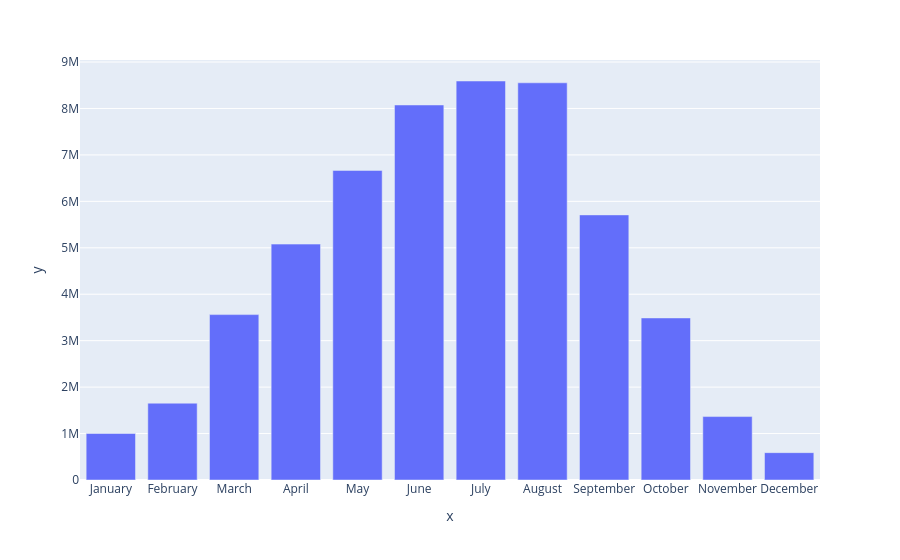

The code cell stored with this chart in its notebook:
### Code cell
import plotly.express as px
px.bar(x=monthly_data.index, y=monthly_data.values)

### Figure 1 — Plotly figure (JSON) as saved in the notebook; plotly's stock layout.template omitted (floating-point values rounded to 4 significant figures)
{"data": [{"hovertemplate": "x=%{x}<br>y=%{y}<extra></extra>", "legendgroup": "", "marker": {"color": "#636efa", "pattern": {"shape": ""}}, "name": "", "orientation": "v", "showlegend": false, "textposition": "auto", "type": "bar", "x": ["January", "February", "March", "April", "May", "June", "July", "August", "September", "October", "November", "December"], "xaxis": "x", "y": [1002421, 1654129, 3561376, 5079204, 6666223, 8074907, 8591359, 8552662, 5708215, 3489511, 1365848, 588830], "yaxis": "y"}], "layout": {"barmode": "relative", "legend": {"tracegroupgap": 0}, "margin": {"t": 60}, "xaxis": {"anchor": "y", "domain": [0, 1], "title": {"text": "x"}}, "yaxis": {"anchor": "x", "domain": [0, 1], "title": {"text": "y"}}}}
